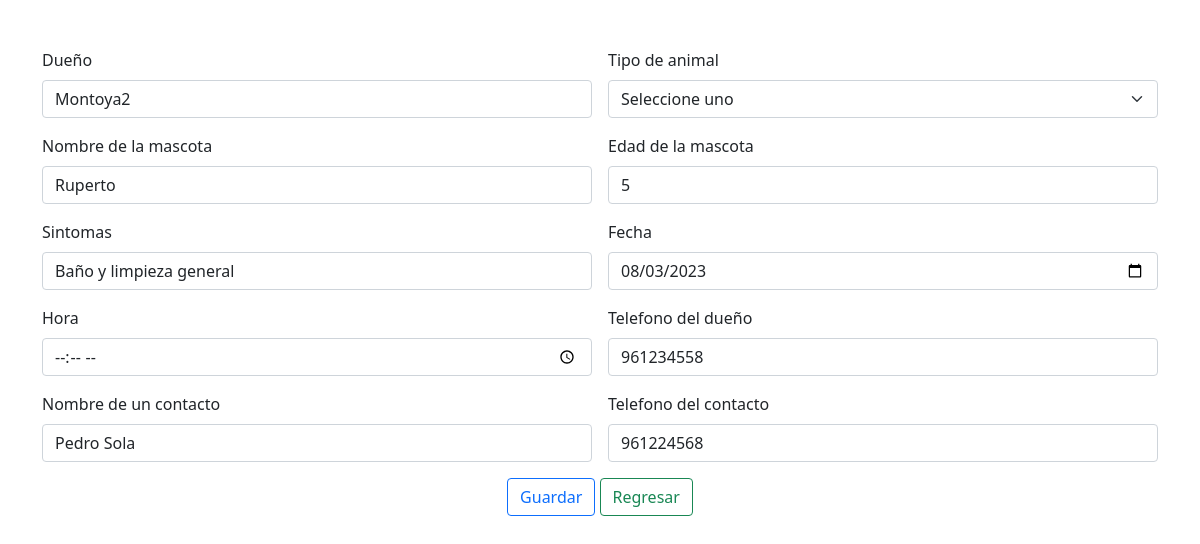
Screenshot of /editar.php?id=37 with the database file from the repository.
### tables this page shows
CREATE TABLE `alumnos` (
  `id` int(11) NOT NULL,
  `dueño` varchar(50) NOT NULL,
  `tipo_animal` varchar(50) NOT NULL,
  `nombre` varchar(50) NOT NULL,
  `edad` int(10) NOT NULL,
  `sintomas` varchar(50) NOT NULL,
  `fecha` date DEFAULT NULL,
  `hora` time(6) NOT NULL,
  `telefono_dueño` int(10) NOT NULL,
  `nombre_contacto` varchar(50) NOT NULL,
  `telefono_contacto` int(10) NOT NULL
);

### editar.php (the view, shortened to what this page needs)
<!DOCTYPE html>
<html lang="en">
<head>
    <link href="https://cdn.jsdelivr.net/npm/bootstrap@5.1.3/dist/css/bootstrap.min.css" rel="stylesheet">
</head>
<body>
<?php
require_once('conexion.php');
$con = mysqli_connect($hostname_escuela2, $username_escuela2, $password_escuela2, $database_escuela2);
?>
<div class="container mt-5">
<form action="editar.php" method="post" class="row g-3">
    <?php
    $query = "SELECT * FROM alumnos WHERE id = " . $_REQUEST['id'];
    $result = mysqli_query($con, $query);
    while ($row = mysqli_fetch_array($result)) {
        ?>
    <div class="col-md-6">
        <label for="dueño" class="form-label">Dueño</label>
        <input type="text" class="form-control" name="dueño" id="dueño" value="<?php echo $row['dueño']; ?>">
    </div>
    <div class="col-md-6">
        <label for="tipoAnimal" class="form-label">Tipo de animal</label>
        <select class="form-select" name="tipoAnimal" id="tipoAnimal" value="<?php echo $row['tipo_animal']; ?>">
        <option value="dog">Seleccione uno</option>
                </select>
    </div>
    <div class="col-md-6">
        <label for="nombre" class="form-label">Nombre de la mascota</label>
        <input type="text" class="form-control" name="nombre" id="nombre" value="<?php echo $row['nombre']; ?>">
    </div>
    <div class="col-md-6">
        <label for="edad" class="form-label">Edad de la mascota</label>
        <input type="number" class="form-control" name="edad" id="edad" value="<?php echo $row['edad']; ?>">
    </div>
    <div class="col-md-6">
        <label for="sintomas" class="form-label">Sintomas</label>
        <input type="text"  class="form-control" name="sintomas" id="sintomas" value="<?php echo $row['sintomas']; ?>">
    </div>
    <div class="col-md-6">
        <label for="fecha" class="form-label">Fecha</label>
        <input type="date" class="form-control" name="fecha" id="fecha" value="<?php echo $row['fecha']; ?>">
    </div>
        <div class="col-md-6">
        <label for="hora" class="form-label">Hora</label>
        <input type="time" class="form-control" name="hora" id="hora" value="<?php echo $row['hora']; ?>">
    </div>
    <div class="col-md-6">
        <label for="telefonoDueño" class="form-label">Telefono del dueño</label>
        <input type="number"  class="form-control" name="telefonoDueño" id="telefonoDueño" value="<?php echo $row['telefono_dueño']; ?>">
    </div>
    <div class="col-md-6">
        <label for="nombreContacto" class="form-label">Nombre de un contacto</label>
        <input type="text" class="form-control" name="nombreContacto" id="nombreContacto" value="<?php echo $row['nombre_contacto']; ?>">
    </div>
    <div class="col-md-6">
        <label for="telefonoContacto" class="form-label">Telefono del contacto</label>
        <input type="text" class="form-control" name="telefonoContacto" id="telefonoContacto" value="<?php echo $row['telefono_contacto']; ?>">
    </div>
  <div class="col-12 text-center">
        <input type="submit" class="btn btn-outline-primary" value="Guardar" name="guardar">
        <a href="indexAdmin.php" class="btn btn-outline-success ml-2">Regresar</a>
    </div>
        <?php
    }
    ?>
    </div>
</body>
</html>

### rows the page displays
alumnos: dueño "Montoya2", tipoAnimal "Seleccione uno", nombre "Ruperto", edad "5", sintomas "Baño y limpieza general", fecha "08/03/2023", telefonoDueño "961234558", nombreContacto "Pedro Sola", telefonoContacto "961224568"
